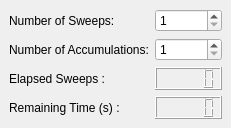
  <widget class="QDockWidget" name="sweep_parameters_DockWidget">
   <property name="windowTitle">
    <string>Sweep parameters</string>
   </property>
   <attribute name="dockWidgetArea">
    <number>4</number>
   </attribute>
   <widget class="QWidget" name="dockWidgetContents_2">
    <layout class="QGridLayout" name="gridLayout_4">
     <item row="2" column="0">
      <widget class="QLabel" name="label_24">
       <property name="text">
        <string>Number of Sweeps:</string>
       </property>
      </widget>
     </item>
     <item row="3" column="0">
      <widget class="QLabel" name="label_25">
       <property name="text">
        <string>Number of Accumulations:</string>
       </property>
      </widget>
     </item>
     <item row="3" column="1">
      <widget class="QSpinBox" name="number_of_accumulations_SpinBox">
       <property name="minimum">
        <number>1</number>
       </property>
       <property name="maximum">
        <number>1000000</number>
       </property>
      </widget>
     </item>
     <item row="2" column="1">
      <widget class="QSpinBox" name="number_of_sweeps_SpinBox">
       <property name="minimum">
        <number>1</number>
       </property>
       <property name="maximum">
        <number>1000000</number>
       </property>
      </widget>
     </item>
     <item row="5" column="0">
      <widget class="QLabel" name="label_23">
       <property name="sizePolicy">
        <sizepolicy hsizetype="Minimum" vsizetype="Minimum">
         <horstretch>0</horstretch>
         <verstretch>0</verstretch>
        </sizepolicy>
       </property>
       <property name="text">
        <string>Elapsed Sweeps :</string>
       </property>
      </widget>
     </item>
     <item row="5" column="1">
      <widget class="QLCDNumber" name="elapsed_sweeps_DisplayWidget"/>
     </item>
     <item row="6" column="1">
      <widget class="QLCDNumber" name="remaining_time_DisplayWidget">
       <property name="sizePolicy">
        <sizepolicy hsizetype="Minimum" vsizetype="Minimum">
         <horstretch>0</horstretch>
         <verstretch>0</verstretch>
        </sizepolicy>
       </property>
      </widget>
     </item>
     <item row="6" column="0">
      <widget class="QLabel" name="label_13">
       <property name="sizePolicy">
        <sizepolicy hsizetype="Minimum" vsizetype="Minimum">
         <horstretch>0</horstretch>
         <verstretch>0</verstretch>
        </sizepolicy>
       </property>
       <property name="text">
        <string>Remaining Time (s) :</string>
       </property>
      </widget>
     </item>
    </layout>
   </widget>
  </widget>
